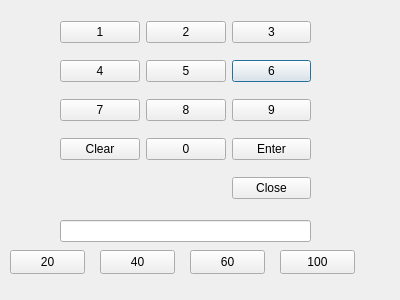
<?xml version="1.0" encoding="UTF-8"?>
<ui version="4.0">
 <class>NostaRahaa</class>
 <widget class="QDialog" name="NostaRahaa">
  <property name="geometry">
   <rect>
    <x>0</x>
    <y>0</y>
    <width>400</width>
    <height>300</height>
   </rect>
  </property>
  <property name="windowTitle">
   <string>Dialog</string>
  </property>
  <widget class="QWidget" name="gridLayoutWidget">
   <property name="geometry">
    <rect>
     <x>60</x>
     <y>10</y>
     <width>251</width>
     <height>201</height>
    </rect>
   </property>
   <layout class="QGridLayout" name="gridLayout">
    <item row="1" column="2">
     <widget class="QPushButton" name="A6">
      <property name="text">
       <string>6</string>
      </property>
     </widget>
    </item>
    <item row="0" column="2">
     <widget class="QPushButton" name="A3">
      <property name="text">
       <string>3</string>
      </property>
     </widget>
    </item>
    <item row="1" column="1">
     <widget class="QPushButton" name="A5">
      <property name="text">
       <string>5</string>
      </property>
     </widget>
    </item>
    <item row="2" column="1">
     <widget class="QPushButton" name="A8">
      <property name="text">
       <string>8</string>
      </property>
     </widget>
    </item>
    <item row="0" column="1">
     <widget class="QPushButton" name="A2">
      <property name="text">
       <string>2</string>
      </property>
     </widget>
    </item>
    <item row="3" column="2">
     <widget class="QPushButton" name="enterBtn">
      <property name="text">
       <string>Enter</string>
      </property>
     </widget>
    </item>
    <item row="2" column="2">
     <widget class="QPushButton" name="A9">
      <property name="text">
       <string>9</string>
      </property>
     </widget>
    </item>
    <item row="1" column="0">
     <widget class="QPushButton" name="A4">
      <property name="text">
       <string>4</string>
      </property>
     </widget>
    </item>
    <item row="3" column="0">
     <widget class="QPushButton" name="clearBtn">
      <property name="text">
       <string>Clear</string>
      </property>
     </widget>
    </item>
    <item row="0" column="0">
     <widget class="QPushButton" name="A1">
      <property name="text">
       <string>1</string>
      </property>
     </widget>
    </item>
    <item row="2" column="0">
     <widget class="QPushButton" name="A7">
      <property name="text">
       <string>7</string>
      </property>
     </widget>
    </item>
    <item row="3" column="1">
     <widget class="QPushButton" name="A0">
      <property name="text">
       <string>0</string>
      </property>
     </widget>
    </item>
    <item row="4" column="2">
     <widget class="QPushButton" name="closeBtn">
      <property name="text">
       <string>Close</string>
      </property>
     </widget>
    </item>
   </layout>
  </widget>
  <widget class="QLineEdit" name="lineEdit">
   <property name="geometry">
    <rect>
     <x>60</x>
     <y>220</y>
     <width>251</width>
     <height>22</height>
    </rect>
   </property>
  </widget>
  <widget class="QPushButton" name="twentyBtn">
   <property name="geometry">
    <rect>
     <x>10</x>
     <y>250</y>
     <width>75</width>
     <height>24</height>
    </rect>
   </property>
   <property name="text">
    <string>20</string>
   </property>
  </widget>
  <widget class="QPushButton" name="fortyBtn">
   <property name="geometry">
    <rect>
     <x>100</x>
     <y>250</y>
     <width>75</width>
     <height>24</height>
    </rect>
   </property>
   <property name="text">
    <string>40</string>
   </property>
  </widget>
  <widget class="QPushButton" name="sixtyBtn">
   <property name="geometry">
    <rect>
     <x>190</x>
     <y>250</y>
     <width>75</width>
     <height>24</height>
    </rect>
   </property>
   <property name="text">
    <string>60</string>
   </property>
  </widget>
  <widget class="QPushButton" name="hundredBtn">
   <property name="geometry">
    <rect>
     <x>280</x>
     <y>250</y>
     <width>75</width>
     <height>24</height>
    </rect>
   </property>
   <property name="text">
    <string>100</string>
   </property>
  </widget>
 </widget>
 <resources/>
 <connections/>
</ui>
